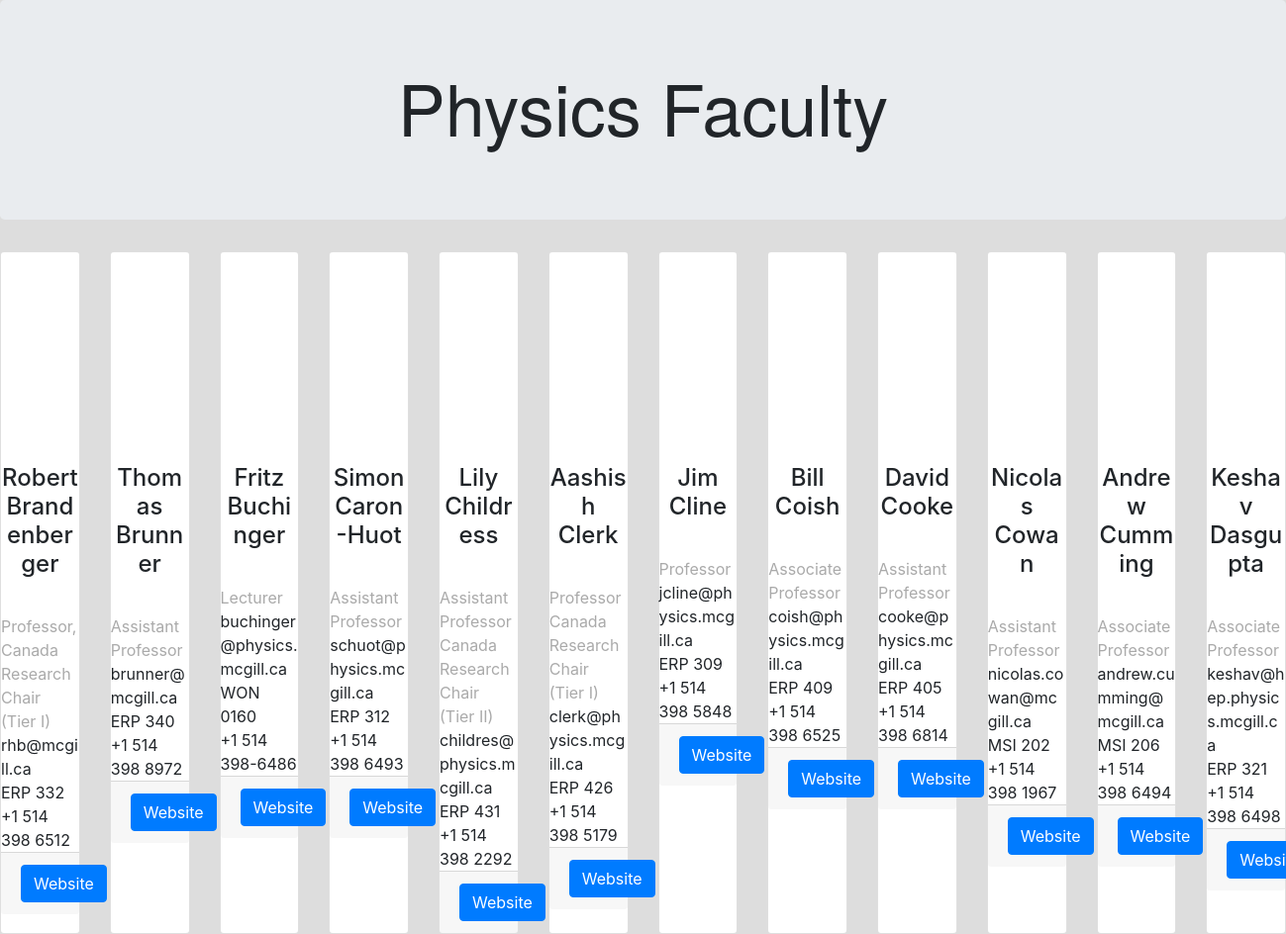
The page / on the database its author committed.
### www/models.py (models this page shows, shortened)
class Person(models.Model):
    name = models.CharField(max_length=40)
    email = models.CharField(max_length=100)
    website = models.CharField(max_length=200,default="www.physics.mcgill.ca")
    phone = models.CharField(max_length=100,default="+1 514 398 phone")
    office = models.CharField(max_length=100,default="RHB")
    title = models.CharField(max_length=100)
    image = models.CharField(max_length=200)

### www/views.py (the view)
# urls.py: url(r'^$', views.index), # '^$' so it doesn't match all strings
def index(request):
    people = Person.objects.all()
    return render(request,'index.html',{'people':people})

### www/templates/index.html (shortened to what this page needs)
{% load staticfiles %}
<!DOCTYPE html>
    <html>
        <head>
            <link rel="stylesheet" href="https://maxcdn.bootstrapcdn.com/bootstrap/4.0.0-alpha.6/css/bootstrap.min.css">
            <link rel="stylesheet" href="{% static 'main.css' %}">
        </head>
        <body>
            <main>
              <div class="jumbotron vertical-center">
                 <div class="container">
                    <center>
                     <h1 class="display-3">Physics Faculty</h1>
                    </center>
                 </div>
              </div>
               <div class="card-deck">
                   {% for person in people %}
                   <div class="card">
                      <div class="card-block">
                        <center>
                         <div class = "avatar" style="background-image: url({{person.image}});">
                         </div>
                         </center>
                          <br>
                          <br>
                          <center>
                          <h4 class="card-title">{{ person.name }}</h4>
                          </center>
                          <br>
                          <p class="card-text person-title">{{person.title}}</p>
                          <p class="card-text person-email">{{person.email}}</p>
                          <p class="card-text person-email">{{person.office}}</p>
                          <p class="card-text person-email">{{person.phone}}</p>
                      </div>
                      <div class="card-footer">
                         <center>
                          <a href="{{person.website}}" class="btn btn-primary"> Website </a>
                          </center>
                      </div>
                   </div>
                    {% endfor %}
               </div>
            </main>
        </body>
    </html

### www/static/main.css (style rules this page uses)
.display-3 { text-align: center; }
.vertical-center { height:100%; width:100%; text-align: center; font: 0/0 a; }
.vertical-center:before { content: " "; display: inline-block; vertical-align: middle; height: 100%; }
.vertical-center > .container { max-width: 100%; display: inline-block; vertical-align: middle; font: 16px/1 "Helvetica Neue", Helvetica, Arial, sans-serif; }
body { background-color: #ddd; font-size: 16px; margin: 0; }
main { padding: 0; margin: 0 auto; }
.avatar { display: inline-block; width: 160px; height: 160px; border-radius: 160px; background-repeat: no-repeat; background-position: : center center; background-size: cover; }
.person-title { font-size: 1em; color: #aaa; margin: 0; padding: 0; }
.person-email { font-size: 1em; margin: 0; padding: 0; }

### rows shown on the page
Person: name "Robert Brandenberger", title "Professor, Canada Research Chair (Tier I)", email "rhb@mcgill.ca", office "ERP 332", phone "+1 514 398 6512"
Person: name "Thomas Brunner", title "Assistant Professor", email "brunner@mcgill.ca", office "ERP 340", phone "+1 514 398 8972"
Person: name "Fritz Buchinger", title "Lecturer", email "buchinger@physics.mcgill.ca", office "WON 0160", phone "+1 514 398-6486"
Person: name "Simon Caron-Huot", title "Assistant Professor", email "schuot@physics.mcgill.ca", office "ERP 312", phone "+1 514 398 6493"
Person: name "Lily Childress", title "Assistant Professor Canada Research Chair (Tier II)", email "childres@physics.mcgill.ca", office "ERP 431", phone "+1 514 398 2292"
Person: name "Aashish Clerk", title "Professor Canada Research Chair (Tier I)", email "clerk@physics.mcgill.ca", office "ERP 426", phone "+1 514 398 5179"
Person: name "Jim Cline", title "Professor", email "jcline@physics.mcgill.ca", office "ERP 309", phone "+1 514 398 5848"
Person: name "Bill Coish", title "Associate Professor", email "coish@physics.mcgill.ca", office "ERP 409", phone "+1 514 398 6525"
Person: name "David Cooke", title "Assistant Professor", email "cooke@physics.mcgill.ca", office "ERP 405", phone "+1 514 398 6814"
Person: name "Nicolas Cowan", title "Assistant Professor", email "nicolas.cowan@mcgill.ca", office "MSI 202", phone "+1 514 398 1967"
Person: name "Andrew Cumming", title "Associate Professor", email "andrew.cumming@mcgill.ca", office "MSI 206", phone "+1 514 398 6494"
Person: name "Keshav Dasgupta", title "Associate Professor", email "keshav@hep.physics.mcgill.ca", office "ERP 321", phone "+1 514 398 6498"
